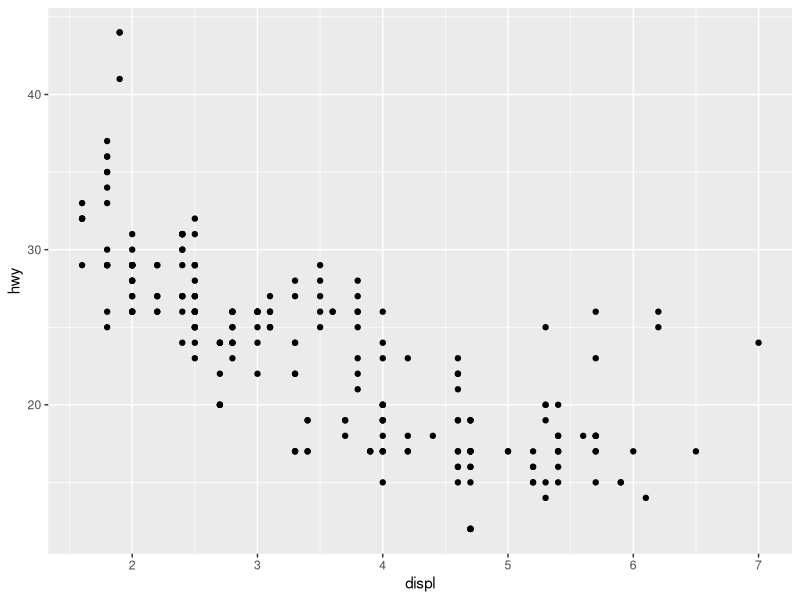
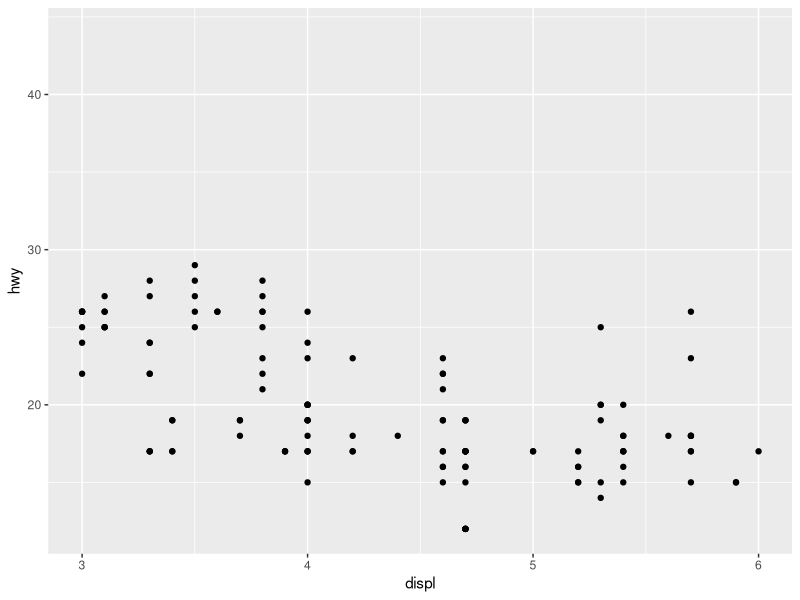
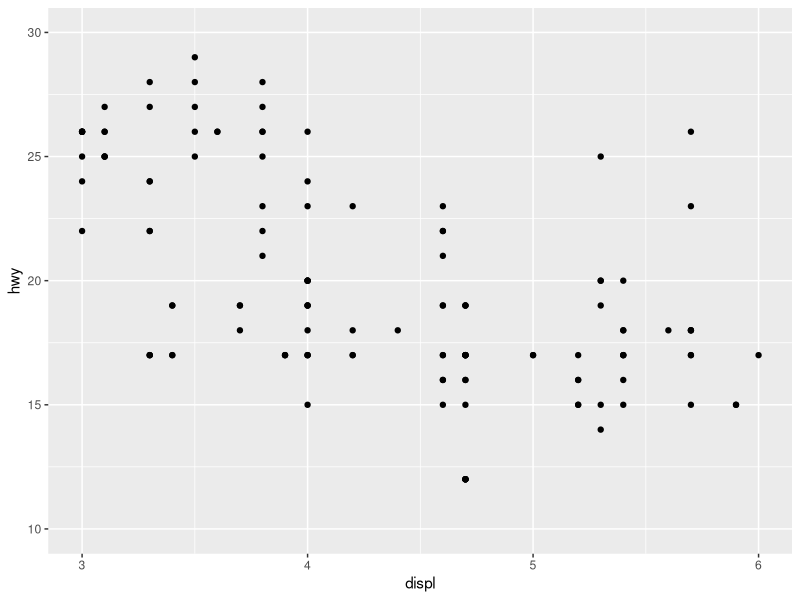
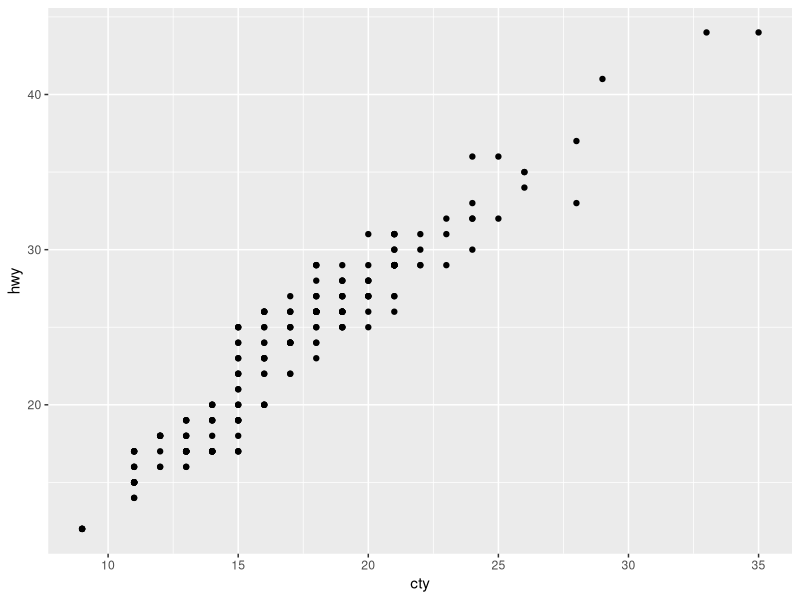
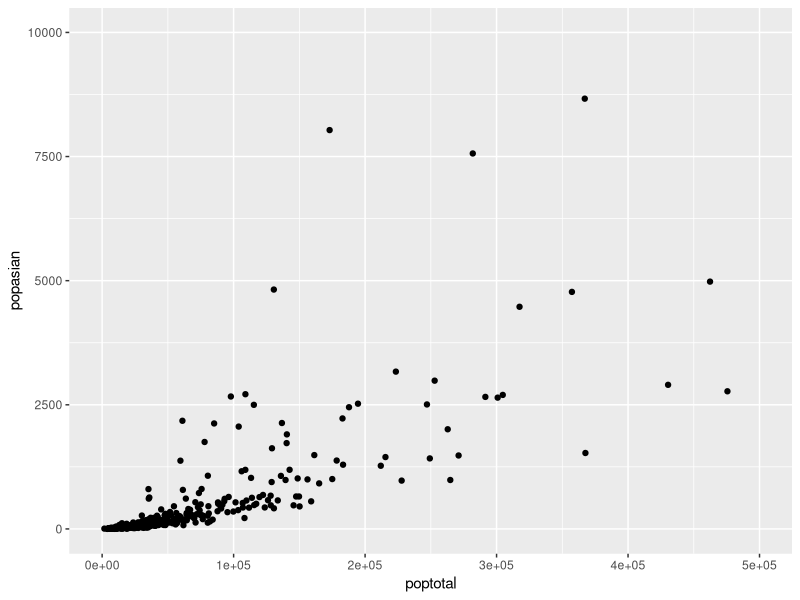
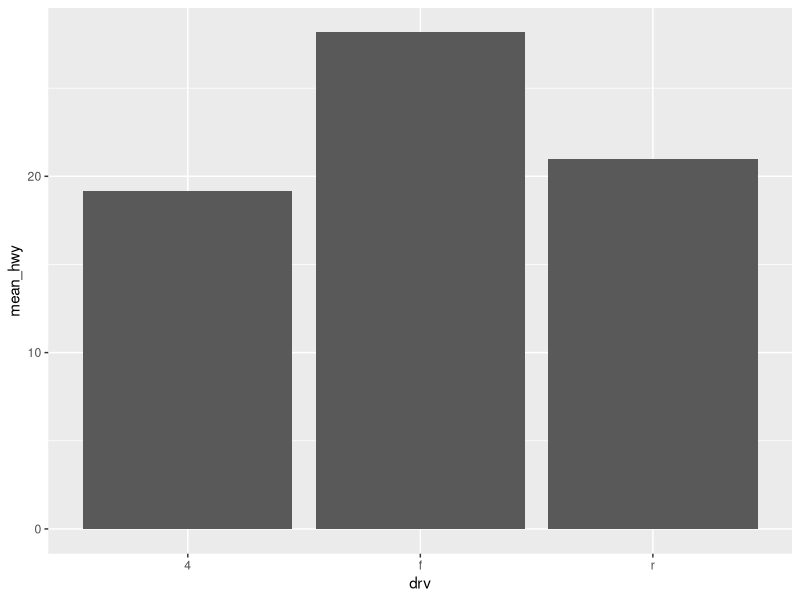

Generate these figures, in order, with R: (Note: this script raises an error after producing the figures.)
library(ggplot2)
ggplot(data=mpg,aes(x=displ,y=hwy))+geom_point()
ggplot(data=mpg,aes(x=displ,y=hwy))+geom_point()+xlim(3,6)
ggplot(data=mpg,aes(x=displ,y=hwy))+geom_point()+xlim(3,6)+ylim(10,30)

ggplot(data=mpg,aes(x=cty,y=hwy))+geom_point()
ggplot(data=midwest,aes(x=poptotal,y=popasian))+geom_point()+xlim(0,500000)+ylim(0,10000)

library(dplyr)
df_mpg<-mpg%>%group_by(drv)%>%summarise(mean_hwy=mean(hwy))
df_mpg
ggplot(data=df_mpg,aes(x=drv,y=mean_hwy))+geom_col()
ggplot(data=df_mpg,aes9x=reorder(drv,-mean_hwy,y=mean_hwy))+geom_col()
ggplot(data=mpg,aes(x=drv))+geom_bar
ggplot(data=mpg,aes(x=hwy))+geom_bar